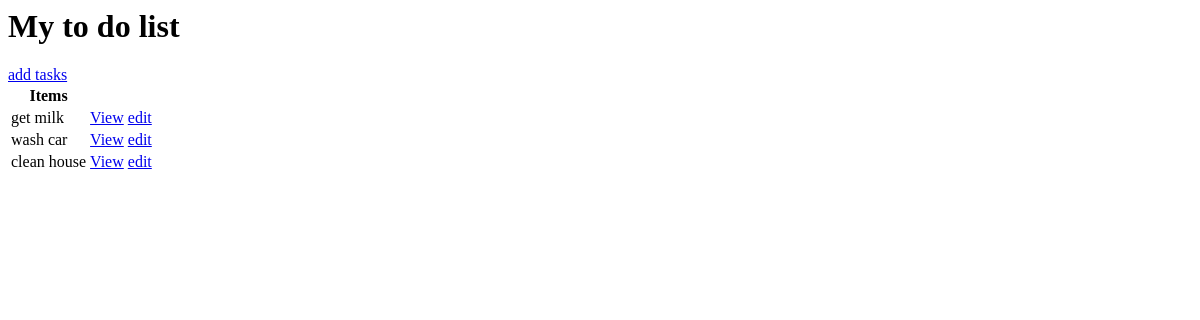
The app's page /, older data.
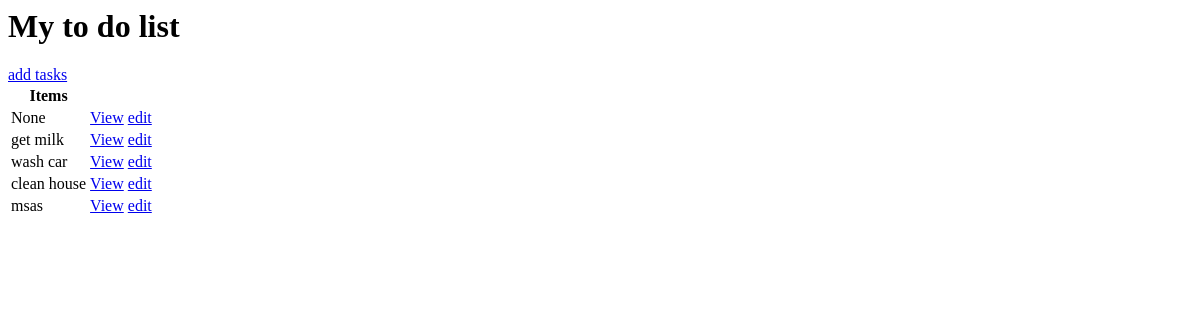
The same page, newer data.
### base/models.py (models this page shows, shortened)
class Task(models.Model):
    user = models.ForeignKey( User , on_delete=models.CASCADE , null=True , blank=True)
    title = models.CharField(max_length=200,null=True, blank=True)
    description = models.TextField(null=True, blank=True)
    completed = models.BooleanField(default=False)
    created = models.DateField(auto_now_add=True)
    class Meta:
        ordering = ['completed']

### base/views.py (the view)
# urls.py: path('' , TaskList.as_view(),  name='tasks'),
class TaskList(ListView):
    model = Task
    context_object_name='tasks'

### base/templates/base/task_list.html
<h1>My to do list </h1>
<a href="{% url  'task-create'  %}"> add tasks</a>
<table>
    <tr>
        <th>Items</th>
        <th></th>
        <th></th>
    </tr>
    {% for task in tasks %}
    <tr>
        <td>{{task.title}}</td>
        <td><a href="{% url 'task' task.id %}">View</a></td>
        <td><a href="{% url 'task-update' task.id %}">edit</a></td>
    </tr>
    {% empty %}
    <h3>no items are here</h3>
    {% endfor %}
</table>

Row changes from the older to the newer data that the page shows:
added Task: title "None"
added Task: title "msas"
